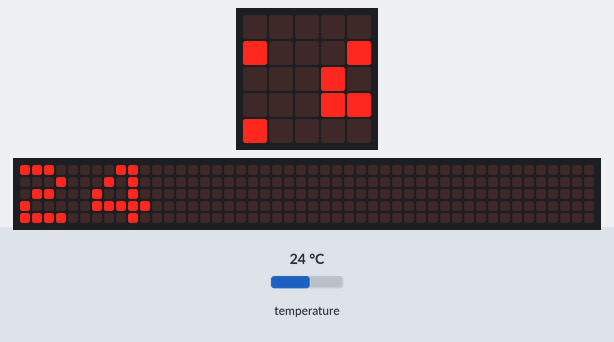
A program run on a simulated BBC micro:bit (MakeCode). Shown: the board's 5×5 LED display, a strip that is not on the board, showing the scrolling text unrolled. The inputs (shaded band) are chosen by the test bench; at power-on: temperature 24 °C. The 48×5 strip is a reading aid, not a part: it shows the text the display is scrolling, unrolled, one strip-width of it at a time.

Above: at 1.27 s.
1.3 s: temperature set to 12 °C
At 5.8 s:
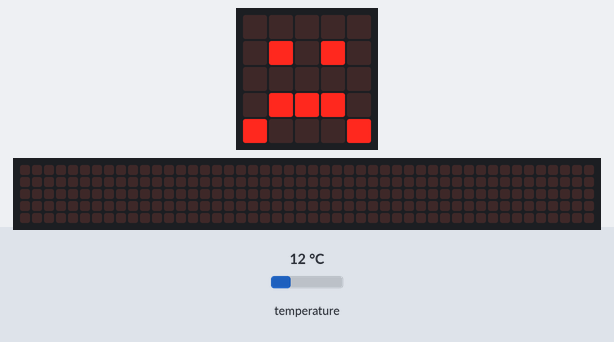
6.5 s: temperature set to 19 °C
At 9.38 s:
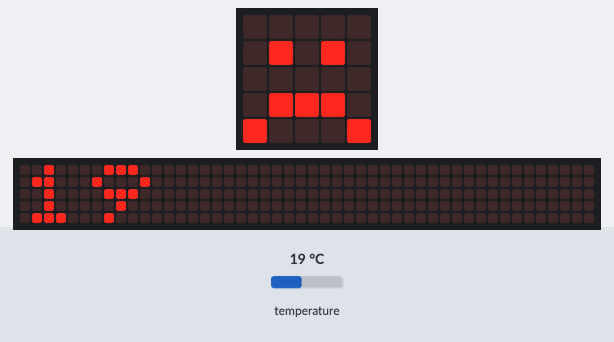
10.8 s: temperature set to 20.6 °C
At 12.68 s:
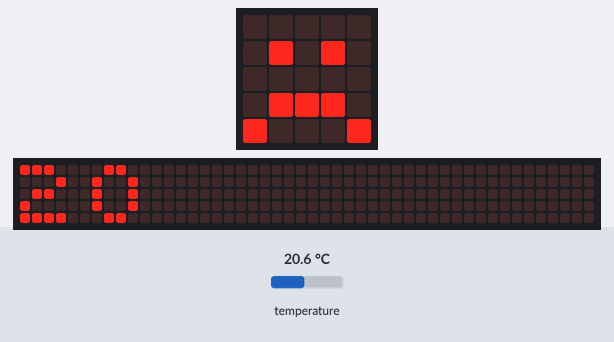
14.1 s: temperature set to 21.6 °C
At 15.98 s:
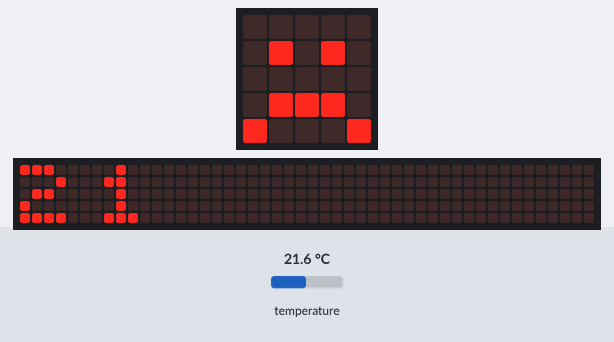
17.4 s: temperature set to 28 °C
At 21.7 s:
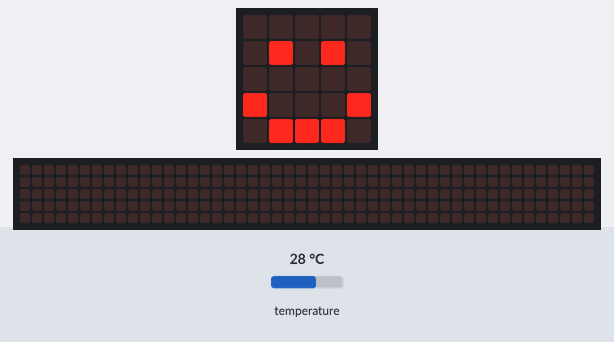

Measured:
- what the display in image 1 shows lasts 0.6 s, from 5.4 s to 6.0 s

The program:

main.ts
```typescript
basic.forever(function () {
    basic.showNumber(input.temperature())
    while (input.temperature() < 21) {
        basic.showNumber(input.temperature())
        basic.showIcon(IconNames.Sad)
    }
    basic.showNumber(input.temperature())
    while (input.temperature() > 21) {
        basic.showNumber(input.temperature())
        basic.showIcon(IconNames.Happy)
    }
})
```

test.ts
```typescript
// aquí va el archivo "tests"; esto no se compilará cuando este paquete se utilice como una extensión.
```
